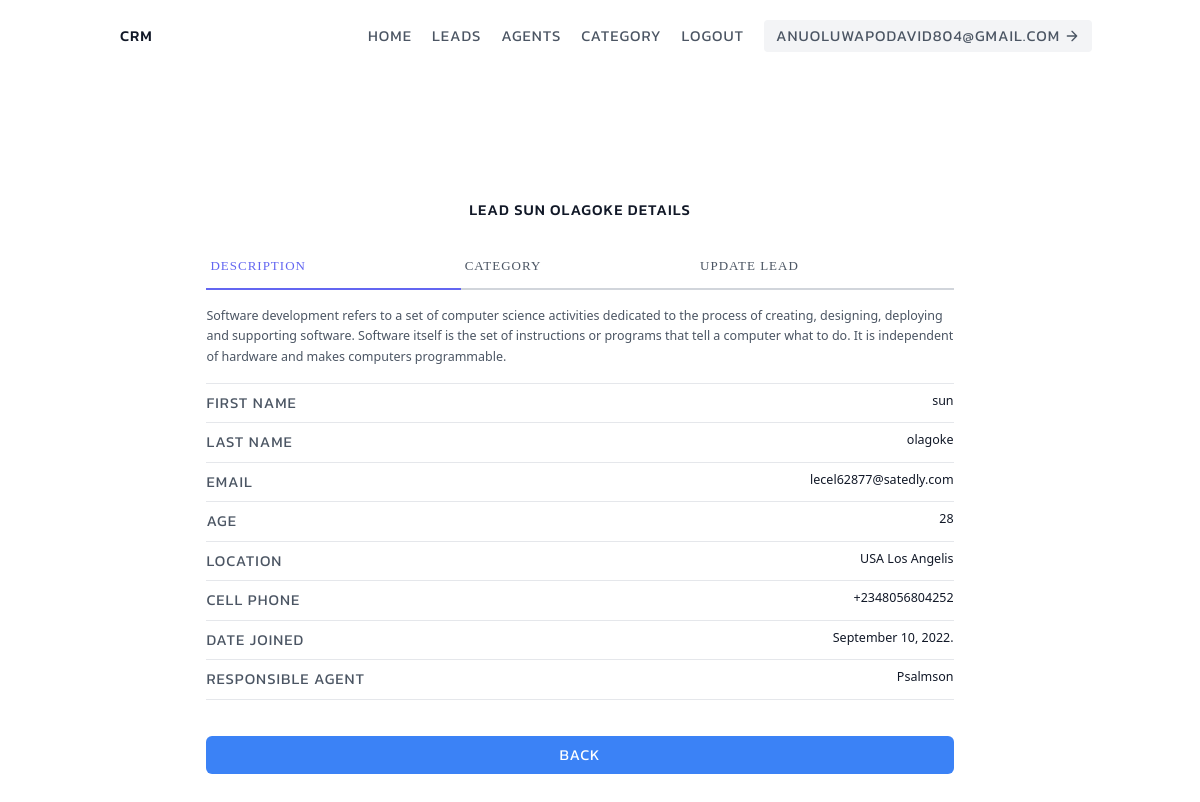
/leads/lead_detail/7/ (signed in), run on the app's committed database.
### Leads/models.py (models this page shows, shortened)
class User(AbstractUser):
    is_orgarnizer = models.BooleanField(default=True)
    is_agent = models.BooleanField(default=False)

class UserLead(models.Model):
    first_name = models.CharField(max_length=150)
    last_name = models.CharField(max_length=150)
    age = models.IntegerField(default=20)
    email = models.EmailField(max_length=150)
    description = models.TextField()
    agent_lead = models.ForeignKey(UserAgent,null=True,blank=True,on_delete=models.SET_NULL)
    profile_lead = models.ForeignKey(UserProfile,on_delete=models.CASCADE)
    category_lead = models.ForeignKey(UserCategory, related_name='UserLead',null=True,blank=True,on_delete=models.SET_NULL)
    date_joined = models.DateTimeField(default=timezone.now)
    phone_regex = RegexValidator(regex=r'^\+?1?\d{9,15}$', message="Phone number must be entered in the format: '+999999999'. Up to 15 digits allowed.")
    phone_number = models.CharField(validators=[phone_regex], max_length=17, blank=True)

class UserAgent(models.Model):
    user_agent = models.OneToOneField(User,on_delete=models.CASCADE)
    profile_agent = models.ForeignKey(UserProfile,on_delete=models.CASCADE)

### Leads/views.py (the view)
# urls.py: path('lead_detail/<int:pk>/',views.LeadDetails.as_view(),name='lead_detail'),
class LeadDetails(LoginRequiredMixin,generic.DetailView):
    context_object_name = 'lead_detail'
    template_name = 'Leads/lead_detail.html'
    def get_queryset(self):
        user = self.request.user
        if user.is_orgarnizer:
            queryset = UserLead.objects.filter(profile_lead = user.userprofile)
        else:
            queryset = UserLead.objects.filter(profile_lead = user.useragent.profile_agent)
            queryset = queryset.filter(agent_lead__user_agent = user)
        return queryset

### Leads/templates/Leads/lead_detail.html
{% extends 'Leads/base.html' %}
{% block content %}
<section class="text-gray-600 body-font overflow-hidden">
    <div class="container px-5 py-24 mx-auto">
      <div class="lg:w-4/5 mx-auto flex flex-wrap">
        <div class="lg:w-full w-full lg:pr-10 lg:py-6 mb-6 lg:mb-0">
          <h1 class="text-gray-900 text-3xl title-font font-medium mb-4 text-center font">Lead {{lead_detail.first_name}} {{lead_detail.last_name}} Details</h1>
          <div class="flex mb-4 ">
            <a  href= "{% url 'lead_detail' pk=lead_detail.pk %}" class="flex-grow text-indigo-500 border-b-2 border-indigo-500 py-2 text-lg px-1 font2">Description</a>
            <a  href="{% url 'category_update' pk=lead_detail.pk %}" class="flex-grow border-b-2 border-gray-300 py-2 text-lg px-1 font2">Category</a>
            <a href="{% url 'lead_update' pk=lead_detail.pk %}" class="flex-grow border-b-2 border-gray-300 py-2 text-lg px-1 font2">Update Lead</a>
          </div>
          <p class="leading-relaxed mb-4 font3">{{lead_detail.description}}</p>
          <div class="flex border-t border-gray-200 py-2">
            <span class="font">First Name</span>
            <span class="ml-auto text-gray-900 font3">{{lead_detail.first_name}}</span>
          </div>
          <div class="flex border-t border-gray-200 py-2">
            <span class="font">Last Name</span>
            <span class="ml-auto text-gray-900 font3">{{lead_detail.last_name}}</span>
          </div>
          <div class="flex border-t border-gray-200 py-2">
            <span class="font">Email</span>
            <span class="ml-auto text-gray-900 font3">{{lead_detail.email}}</span>
          </div>
          <div class="flex border-t border-gray-200 py-2">
            <span class="font">Age</span>
            <span class="ml-auto text-gray-900 font3">{{lead_detail.age}}</span>
          </div>
          <div class="flex border-t border-gray-200 py-2">
            <span class="font">Location</span>
            <span class="ml-auto text-gray-900 font3">USA Los Angelis</span>
          </div>
          <div class="flex border-t border-gray-200 py-2">
            <span class="font">Cell Phone</span>
            <span class="ml-auto text-gray-900 font3">{{lead_detail.phone_number}}</span>
          </div>
          <div class="flex border-t border-gray-200 py-2">
            <span class="font">Date Joined</span>
            <span class="ml-auto text-gray-900 font3">{{lead_detail.date_joined|date:'F j, Y'}}.</span>
          </div>
          <div class="flex border-t border-b mb-6 border-gray-200 py-2">
            <span class="font">Responsible Agent</span>
            <span class="ml-auto text-gray-900 font3">{{lead_detail.agent_lead.user_agent.first_name}}</span>
          </div>
          <div class="flex"><a href="{% url 'lead_list' %}" class="text-white w-full bg-blue-500 hover:bg-blue-600 px-5 py-2 mt-3 font rounded-md text-center">Back</a></div>
        </div>
      </div>
    </div>
  </section>
{% endblock content %}

### Leads/templates/Leads/navbar.html (shortened to what this page needs)
<header class="text-gray-600 body-font">
    <div class="container mx-auto flex flex-wrap p-5 flex-col md:flex-row items-center">
        <a class="flex title-font font-medium items-center text-gray-900 mb-4 md:mb-0">
            <span class="ml-3 font">CRM</span>
        </a>
        <nav class="md:ml-auto flex flex-wrap items-center text-base justify-center">
          {% if user.is_authenticated %}
            <a href="{% url 'landing_page' %}" class="mr-5 font">Home</a>
            <a href="{% url 'lead_list' %}" class="mr-5 font">Leads</a>
            {% if request.user.is_orgarnizer %}
            <a href="{% url 'agent_list' %}" class="mr-5 font">Agents</a>
            {% endif %}
            <a href="{% url 'category_list' %}" class="mr-5 font">Category</a>
            <a href="{% url 'logout' %}" class="mr-5 font">LogOut</a>
            <span class="inline-flex items-center bg-gray-100 border-0 py-1 px-3 focus:outline-none hover:bg-gray-200 rounded text-base mt-4 md:mt-0 font">{{user.email}}
              <svg fill="none" stroke="currentColor" stroke-linecap="round" stroke-linejoin="round" stroke-width="2" class="w-4 h-4 ml-1" viewBox="0 0 24 24">
                <path d="M5 12h14M12 5l7 7-7 7"></path>
              </svg>
            </span>
      {% endif %}
    </nav>
    </div>
</header>

### Leads/static/Leads/css/main.css (style rules this page uses)
.font { font-family: 'Kanit', sans-serif !important; text-transform:uppercase; letter-spacing:1px; font-size:15px; }
.font2 { font-family:'Times New Roman', Times, serif; font-size:13px; letter-spacing:1px; text-transform: uppercase; }
.font3 { font-size:12.5px; }

### data on the page
User: email "ANUOLUWAPODAVID804@GMAIL.COM"
UserLead: first_name "SUN", last_name "OLAGOKE", description "Software development refers to a set of computer science activities dedicated to the process of creating, designing, deploying and supporting software. Software itself is the set of instructions or programs that tell a computer what to do. It is independent of hardware and makes computers programmable.", first_name "sun", last_name "olagoke", email "lecel62877@satedly.com", age "28", phone_number "+2348056804252", date_joined "September 10, 2022", agent_lead.user_agent.first_name "Psalmson"
